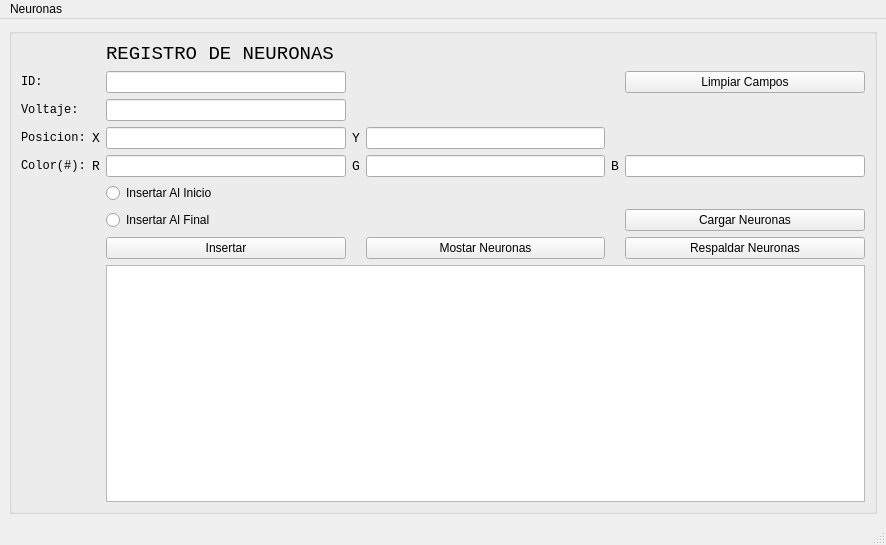
<?xml version="1.0" encoding="UTF-8"?>
<ui version="4.0">
 <class>MainWindow</class>
 <widget class="QMainWindow" name="MainWindow">
  <property name="geometry">
   <rect>
    <x>0</x>
    <y>0</y>
    <width>886</width>
    <height>545</height>
   </rect>
  </property>
  <property name="windowTitle">
   <string>MainWindow</string>
  </property>
  <widget class="QWidget" name="centralwidget">
   <layout class="QGridLayout" name="gridLayout">
    <item row="0" column="0">
     <widget class="QGroupBox" name="groupBox">
      <property name="title">
       <string/>
      </property>
      <layout class="QGridLayout" name="gridLayout_2">
       <item row="5" column="2">
        <widget class="QLineEdit" name="lineEdit_3"/>
       </item>
       <item row="4" column="0">
        <widget class="QLabel" name="VoltLabel">
         <property name="font">
          <font>
           <family>Consolas</family>
          </font>
         </property>
         <property name="text">
          <string>Voltaje:</string>
         </property>
        </widget>
       </item>
       <item row="6" column="0">
        <widget class="QLabel" name="ColorLabel">
         <property name="font">
          <font>
           <family>Consolas</family>
          </font>
         </property>
         <property name="text">
          <string>Color(#):</string>
         </property>
        </widget>
       </item>
       <item row="5" column="0">
        <widget class="QLabel" name="PosLabel">
         <property name="font">
          <font>
           <family>Consolas</family>
          </font>
         </property>
         <property name="text">
          <string>Posicion:</string>
         </property>
        </widget>
       </item>
       <item row="8" column="2">
        <widget class="QRadioButton" name="radioButton_2">
         <property name="text">
          <string>Insertar Al Final</string>
         </property>
        </widget>
       </item>
       <item row="5" column="4">
        <widget class="QLineEdit" name="lineEdit_4"/>
       </item>
       <item row="6" column="1">
        <widget class="QLabel" name="RLabel">
         <property name="font">
          <font>
           <family>Consolas</family>
           <pointsize>10</pointsize>
          </font>
         </property>
         <property name="text">
          <string>R</string>
         </property>
        </widget>
       </item>
       <item row="3" column="0">
        <widget class="QLabel" name="IDLabel">
         <property name="font">
          <font>
           <family>Consolas</family>
          </font>
         </property>
         <property name="text">
          <string>ID:</string>
         </property>
        </widget>
       </item>
       <item row="6" column="6">
        <widget class="QLineEdit" name="lineEdit_7"/>
       </item>
       <item row="4" column="2">
        <widget class="QLineEdit" name="lineEdit_2"/>
       </item>
       <item row="6" column="2">
        <widget class="QLineEdit" name="lineEdit_5"/>
       </item>
       <item row="5" column="3">
        <widget class="QLabel" name="YLabel">
         <property name="font">
          <font>
           <family>Consolas</family>
           <pointsize>10</pointsize>
          </font>
         </property>
         <property name="text">
          <string>Y</string>
         </property>
        </widget>
       </item>
       <item row="6" column="4">
        <widget class="QLineEdit" name="lineEdit_6"/>
       </item>
       <item row="9" column="4">
        <widget class="QPushButton" name="pushButton">
         <property name="text">
          <string>Mostar Neuronas</string>
         </property>
        </widget>
       </item>
       <item row="3" column="2">
        <widget class="QLineEdit" name="lineEdit"/>
       </item>
       <item row="6" column="5">
        <widget class="QLabel" name="BLabel">
         <property name="font">
          <font>
           <family>Consolas</family>
           <pointsize>10</pointsize>
          </font>
         </property>
         <property name="text">
          <string>B</string>
         </property>
        </widget>
       </item>
       <item row="2" column="2">
        <widget class="QLabel" name="WIndowTitleLabel">
         <property name="maximumSize">
          <size>
           <width>16777215</width>
           <height>236</height>
          </size>
         </property>
         <property name="font">
          <font>
           <family>Consolas</family>
           <pointsize>14</pointsize>
          </font>
         </property>
         <property name="text">
          <string>REGISTRO DE NEURONAS</string>
         </property>
        </widget>
       </item>
       <item row="6" column="3">
        <widget class="QLabel" name="GLabel">
         <property name="font">
          <font>
           <family>Consolas</family>
           <pointsize>10</pointsize>
          </font>
         </property>
         <property name="text">
          <string>G</string>
         </property>
        </widget>
       </item>
       <item row="7" column="2">
        <widget class="QRadioButton" name="radioButton">
         <property name="text">
          <string>Insertar Al Inicio</string>
         </property>
        </widget>
       </item>
       <item row="9" column="2">
        <widget class="QPushButton" name="pushButton_2">
         <property name="text">
          <string>Insertar</string>
         </property>
        </widget>
       </item>
       <item row="5" column="1">
        <widget class="QLabel" name="XLabel">
         <property name="font">
          <font>
           <family>Consolas</family>
           <pointsize>10</pointsize>
          </font>
         </property>
         <property name="text">
          <string>X</string>
         </property>
        </widget>
       </item>
       <item row="7" column="0">
        <widget class="QLabel" name="Separator">
         <property name="text">
          <string/>
         </property>
        </widget>
       </item>
       <item row="3" column="6">
        <widget class="QPushButton" name="pushButton_3">
         <property name="text">
          <string>Limpiar Campos</string>
         </property>
        </widget>
       </item>
       <item row="10" column="2" colspan="5">
        <widget class="QPlainTextEdit" name="plainTextEdit">
         <property name="readOnly">
          <bool>true</bool>
         </property>
        </widget>
       </item>
       <item row="9" column="6">
        <widget class="QPushButton" name="pushButton_4">
         <property name="text">
          <string>Respaldar Neuronas</string>
         </property>
        </widget>
       </item>
       <item row="8" column="6">
        <widget class="QPushButton" name="pushButton_5">
         <property name="text">
          <string>Cargar Neuronas</string>
         </property>
        </widget>
       </item>
      </layout>
     </widget>
    </item>
   </layout>
  </widget>
  <widget class="QMenuBar" name="menubar">
   <property name="geometry">
    <rect>
     <x>0</x>
     <y>0</y>
     <width>886</width>
     <height>23</height>
    </rect>
   </property>
   <widget class="QMenu" name="menuNeuronas">
    <property name="title">
     <string>Neuronas</string>
    </property>
   </widget>
   <addaction name="menuNeuronas"/>
  </widget>
  <widget class="QStatusBar" name="statusbar"/>
 </widget>
 <resources/>
 <connections/>
</ui>
